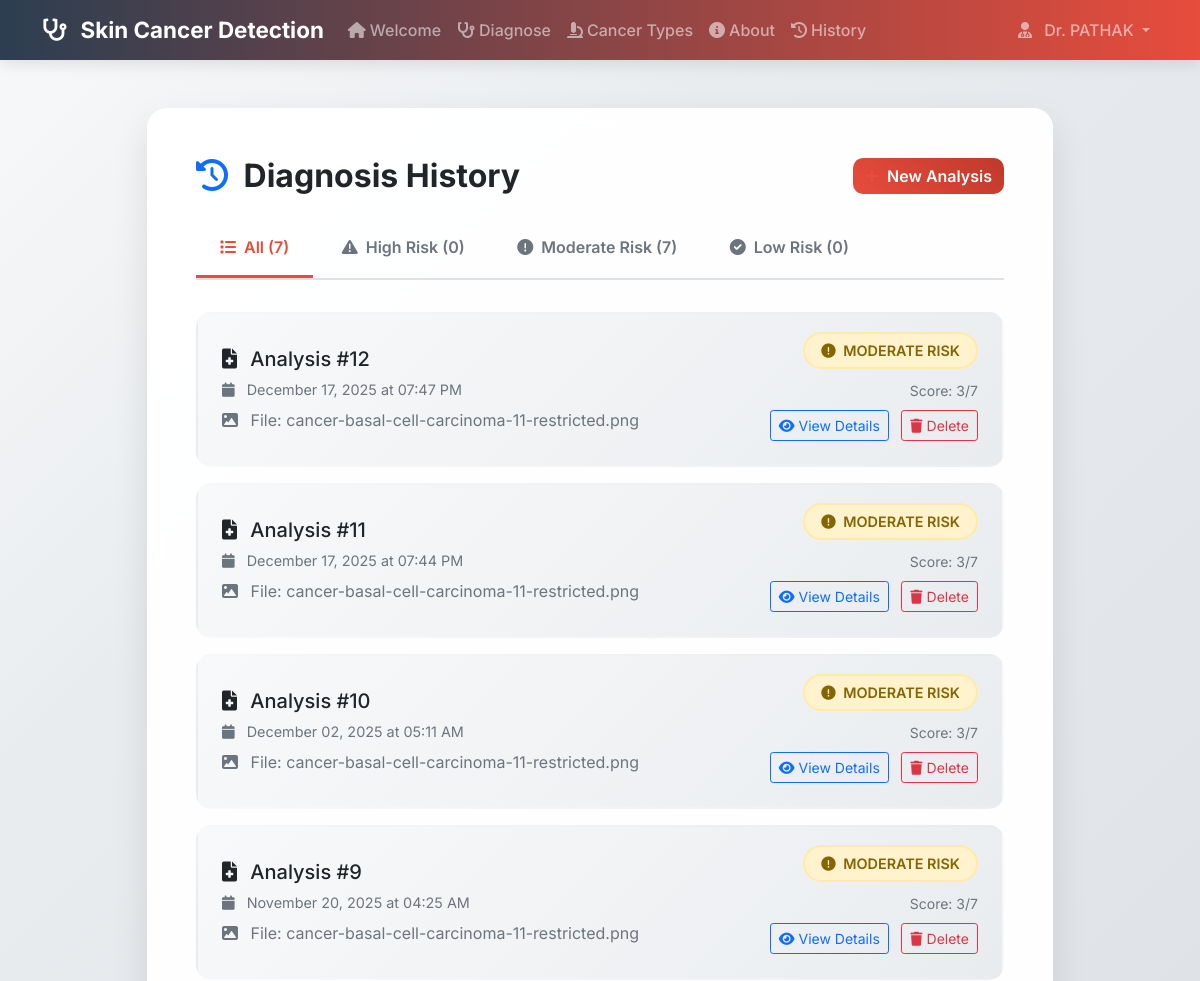
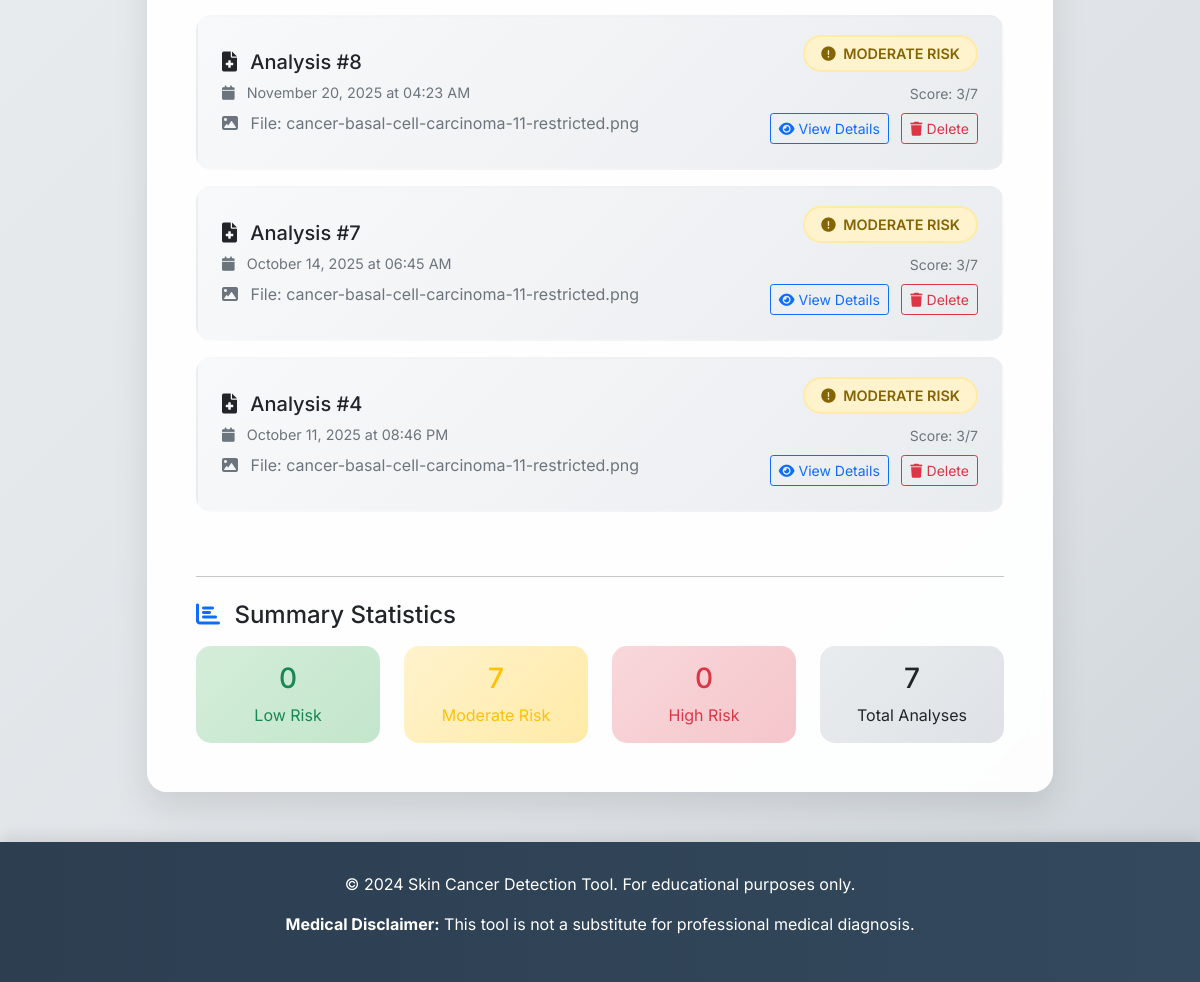
The page /history (signed in) on the database its author committed (2 pictures, top to bottom).
### app.py (models this page shows, shortened)
class User(UserMixin, db.Model):
    id = db.Column(db.Integer, primary_key=True)
    username = db.Column(db.String(80), unique=True, nullable=False)
    email = db.Column(db.String(120), unique=True, nullable=False)
    password_hash = db.Column(db.String(128), nullable=False)
    created_at = db.Column(db.DateTime, default=datetime.utcnow)

class AnalysisHistory(db.Model):
    id = db.Column(db.Integer, primary_key=True)
    user_id = db.Column(db.Integer, db.ForeignKey('user.id'), nullable=False)
    filename = db.Column(db.String(255), nullable=False)
    risk_level = db.Column(db.String(50), nullable=False)
    risk_score = db.Column(db.Integer, nullable=False)
    analysis_date = db.Column(db.DateTime, default=datetime.utcnow)
    user = db.relationship('User', backref=db.backref('analyses', lazy=True))

### app.py (the view)
@app.route('/history')
@login_required
def history():
    analyses = AnalysisHistory.query.filter_by(user_id=current_user.id).order_by(AnalysisHistory.analysis_date.desc()).all()
    return render_template('history.html', analyses=analyses)

### app.py (called while the page is built)
@login_manager.user_loader
def load_user(user_id):
    return User.query.get(int(user_id))

### Template/history.html (shortened to what this page needs)
{% extends "base.html" %}
{% block content %}
<div class="container-fluid">
    <div class="row justify-content-center">
        <div class="col-lg-10">
            <div class="history-card p-5 page-enter">
                <div class="d-flex justify-content-between align-items-center mb-4">
                    <h2 class="fw-bold mb-0">
                        <i class="fas fa-history text-primary me-2"></i>
                        Diagnosis History
                    </h2>
                    <div>
                        <a href="{{ url_for('diagnose') }}" class="btn btn-primary">
                            <i class="fas fa-plus me-2"></i>New Analysis
                        </a>
                    </div>
                </div>
                <div class="filter-tabs">
                    <button class="filter-tab active" onclick="filterAnalyses('all')">
                        <i class="fas fa-list me-2"></i>All ({{ analyses|length }})
                    </button>
                    <button class="filter-tab" onclick="filterAnalyses('HIGH')">
                        <i class="fas fa-exclamation-triangle me-2"></i>High Risk ({{ analyses|selectattr('risk_level', 'equalto', 'HIGH')|list|length }})
                    </button>
                    <button class="filter-tab" onclick="filterAnalyses('MODERATE')">
                        <i class="fas fa-exclamation-circle me-2"></i>Moderate Risk ({{ analyses|selectattr('risk_level', 'equalto', 'MODERATE')|list|length }})
                    </button>
                    <button class="filter-tab" onclick="filterAnalyses('LOW')">
                        <i class="fas fa-check-circle me-2"></i>Low Risk ({{ analyses|selectattr('risk_level', 'equalto', 'LOW')|list|length }})
                    </button>
                </div>
                {% if analyses %}
                <div id="analyses-container">
                    {% for analysis in analyses %}
                    <div class="analysis-item page-enter-delay" data-risk="{{ analysis.risk_level }}">
                        <div class="row align-items-center">
                            <div class="col-md-8">
                                <h5 class="mb-2">
                                    <i class="fas fa-file-medical me-2"></i>
                                    Analysis #{{ analysis.id }}
                                </h5>
                                <p class="analysis-date mb-2">
                                    <i class="fas fa-calendar me-2"></i>
                                    {{ analysis.analysis_date.strftime('%B %d, %Y at %I:%M %p') }}
                                </p>
                                <p class="text-muted mb-0">
                                    <i class="fas fa-image me-2"></i>
                                    File: {{ analysis.filename.split('_', 1)[1] if '_' in analysis.filename else analysis.filename }}
                                </p>
                            </div>
                            <div class="col-md-4 text-end">
                                <div class="mb-3">
                                    <span class="risk-badge risk-{{ analysis.risk_level }}">
                                        {% if analysis.risk_level == 'HIGH' %}
                                            <i class="fas fa-exclamation-triangle me-1"></i>
                                        {% elif analysis.risk_level == 'MODERATE' %}
                                            <i class="fas fa-exclamation-circle me-1"></i>
                                        {% else %}
                                            <i class="fas fa-check-circle me-1"></i>
                                        {% endif %}
                                        {{ analysis.risk_level }} RISK
                                    </span>
                                </div>
                                <div class="text-muted">
                                    <small>Score: {{ analysis.risk_score }}/7</small>
                                </div>
                                <div class="mt-2">
                                    <button class="btn btn-outline-primary btn-sm me-2" onclick="viewAnalysis('{{ analysis.id }}')">
                                        <i class="fas fa-eye me-1"></i>View Details
                                    </button>
                                    <button class="btn btn-outline-danger btn-sm" onclick="deleteAnalysis('{{ analysis.id }}')">
                                        <i class="fas fa-trash me-1"></i>Delete
                                    </button>
                                </div>
                            </div>
                        </div>
                    </div>
                    {% endfor %}
                </div>
                {% endif %}
                {% if analyses %}
                <div class="row mt-5">
                    <div class="col-12">
                        <hr class="mb-4">
                        <h4 class="mb-3">
                            <i class="fas fa-chart-bar text-primary me-2"></i>
                            Summary Statistics
                        </h4>
                        <div class="row g-4">
                            <div class="col-md-3">
                                <div class="text-center p-3" style="background: linear-gradient(135deg, #d4edda, #c3e6cb); border-radius: 15px;">
                                    <h3 class="text-success">{{ analyses|selectattr('risk_level', 'equalto', 'LOW')|list|length }}</h3>
                                    <p class="mb-0 text-success">Low Risk</p>
                                </div>
                            </div>
                            <div class="col-md-3">
                                <div class="text-center p-3" style="background: linear-gradient(135deg, #fff3cd, #ffeaa7); border-radius: 15px;">
                                    <h3 class="text-warning">{{ analyses|selectattr('risk_level', 'equalto', 'MODERATE')|list|length }}</h3>
                                    <p class="mb-0 text-warning">Moderate Risk</p>
                                </div>
                            </div>
                            <div class="col-md-3">
                                <div class="text-center p-3" style="background: linear-gradient(135deg, #f8d7da, #f5c6cb); border-radius: 15px;">
                                    <h3 class="text-danger">{{ analyses|selectattr('risk_level', 'equalto', 'HIGH')|list|length }}</h3>
                                    <p class="mb-0 text-danger">High Risk</p>
                                </div>
                            </div>
                            <div class="col-md-3">
                                <div class="text-center p-3" style="background: linear-gradient(135deg, #e9ecef, #dee2e6); border-radius: 15px;">
                                    <h3 class="text-dark">{{ analyses|length }}</h3>
                                    <p class="mb-0 text-dark">Total Analyses</p>
                                </div>
                            </div>
                        </div>
                    </div>
                </div>
                {% endif %}
            </div>
        </div>
    </div>
</div>
{% endblock %}

### Template/base.html (shortened to what this page needs)
<!DOCTYPE html>
<html lang="en">
<head>
    <link href="https://cdn.jsdelivr.net/npm/bootstrap@5.1.3/dist/css/bootstrap.min.css" rel="stylesheet">
    <link href="https://cdnjs.cloudflare.com/ajax/libs/font-awesome/6.0.0/css/all.min.css" rel="stylesheet">
    <link href="{{ url_for('static', filename='css/animations.css') }}" rel="stylesheet">
</head>
<body>
    <nav class="navbar navbar-expand-lg navbar-dark navbar-enhanced">
        <div class="container">
            <a class="navbar-brand" href="{% if current_user.is_authenticated %}{{ url_for('welcome') }}{% else %}{{ url_for('login') }}{% endif %}">
                <i class="fas fa-stethoscope me-2 stethoscope-animated"></i>
                <span class="d-none d-md-inline">Skin Cancer Detection</span>
            </a>
            <div class="collapse navbar-collapse" id="navbarNav">
                {% if current_user.is_authenticated %}
                <ul class="navbar-nav me-auto">
                    <li class="nav-item">
                        <a class="nav-link nav-link-enhanced" href="{{ url_for('welcome') }}">
                            <i class="fas fa-home me-1 medical-icon-animated"></i>Welcome
                        </a>
                    </li>
                    <li class="nav-item">
                        <a class="nav-link nav-link-enhanced" href="{{ url_for('diagnose') }}">
                            <i class="fas fa-stethoscope me-1 medical-icon-animated"></i>Diagnose
                        </a>
                    </li>
                    <li class="nav-item">
                        <a class="nav-link nav-link-enhanced" href="{{ url_for('cancer_types') }}">
                            <i class="fas fa-microscope me-1 medical-icon-animated"></i>Cancer Types
                        </a>
                    </li>
                    <li class="nav-item">
                        <a class="nav-link nav-link-enhanced" href="{{ url_for('about') }}">
                            <i class="fas fa-info-circle me-1 medical-icon-animated"></i>About
                        </a>
                    </li>
                    <li class="nav-item">
                        <a class="nav-link nav-link-enhanced" href="{{ url_for('history') }}">
                            <i class="fas fa-history me-1 medical-icon-animated"></i>History
                        </a>
                    </li>
                </ul>
                <ul class="navbar-nav">
                    <li class="nav-item dropdown">
                        <a class="nav-link dropdown-toggle" href="#" id="navbarDropdown" role="button" data-bs-toggle="dropdown">
                            <i class="fas fa-user-md me-2"></i>
                            <span class="d-none d-md-inline">Dr. {{ current_user.username }}</span>
                        </a>
                    </li>
                </ul>
                {% endif %}
            </div>
        </div>
    </nav>
    <div class="container my-5">
        {% block content %}{% endblock %}
    </div>
    <footer class="footer">
        <div class="container">
            <p>&copy; 2024 Skin Cancer Detection Tool. For educational purposes only.</p>
            <p><strong>Medical Disclaimer:</strong> This tool is not a substitute for professional medical diagnosis.</p>
        </div>
    </footer>
</body>
</html>

### static/css/animations.css (style rules this page uses)
.navbar-enhanced { backdrop-filter: blur(10px); background: linear-gradient(90deg, rgba(44, 62, 80, 0.95) 0%, rgba(231, 76, 60, 0.95) 100%) !important; }
.nav-link-enhanced { position: relative; transition: all 0.3s ease; }
.nav-link-enhanced::after { content: ''; position: absolute; bottom: -5px; left: 50%; width: 0; height: 2px; background: rgba(255, 255, 255, 0.8); transition: all 0.3s ease; transform: translateX(-50%); }
.medical-icon-animated { transition: all 0.3s ease; display: inline-block; }
.medical-cross-animated { animation: medicalCross 4s ease-in-out infinite; color: var(--medical-primary); }
.stethoscope-animated { animation: stethoscope 2s ease-in-out infinite; transform-origin: center bottom; }
.page-enter { animation: fadeInUp 0.6s ease-out; }
.page-enter-delay { animation: fadeInUp 0.6s ease-out 0.2s both; }
.page-enter-delay-2 { animation: fadeInUp 0.6s ease-out 0.4s both; }

### Template/base.html (style rules this page uses)
:root { --bg-primary: linear-gradient(135deg, #f8f9fa 0%, #e9ecef 25%, #dee2e6 75%, #ced4da 100%); --bg-secondary: rgba(255, 255, 255, 0.95); --text-primary: #212529; --text-secondary: #6c757d; --text-contrast: #ffffff; --border-color: rgba(0, 0, 0, 0.125); --shadow-color: rgba(0, 0, 0, 0.15); }
body { background: var(--bg-primary); min-height: 100vh; font-family: 'Inter', 'Segoe UI', Tahoma, Geneva, Verdana, sans-serif; position: relative; overflow-x: hidden; color: var(--text-primary); transition: all 0.3s ease; }
:root { --medical-primary: #e74c3c; --medical-secondary: #3498db; --medical-success: #27ae60; --medical-warning: #f39c12; --medical-danger: #e74c3c; --medical-light: #ecf0f1; --medical-dark: #2c3e50; }
.navbar-brand { font-weight: 700; font-size: 1.4rem; color: #fff !important; }
.navbar { background: linear-gradient(90deg, var(--medical-dark) 0%, var(--medical-primary) 100%) !important; box-shadow: 0 4px 15px rgba(0,0,0,0.1); }
.btn-primary { background: linear-gradient(45deg, var(--medical-primary), #c0392b); border: none; border-radius: 10px; font-weight: 600; transition: all 0.3s ease; }
.nav-link { font-weight: 500; transition: all 0.3s ease; }
.footer { background: linear-gradient(90deg, var(--medical-dark) 0%, #34495e 100%); color: white; text-align: center; padding: 30px 0; margin-top: 50px; box-shadow: 0 -4px 15px rgba(0,0,0,0.1); }
.text-muted { color: var(--text-secondary) !important; }
.navbar .dropdown { position: relative; z-index: 9999 !important; }
.navbar { z-index: 9998 !important; position: relative; }
.dropdown-toggle::after { border-top: 0.3em solid; border-right: 0.3em solid transparent; border-bottom: 0; border-left: 0.3em solid transparent; }

### Template/history.html (style rules this page uses)
.history-card { background: rgba(255, 255, 255, 0.95); backdrop-filter: blur(10px); border-radius: 20px; box-shadow: 0 15px 35px rgba(0, 0, 0, 0.1); border: 1px solid rgba(255, 255, 255, 0.2); }
.analysis-item { background: linear-gradient(135deg, #f8f9fa, #e9ecef); border-radius: 15px; padding: 1.5rem; margin-bottom: 1rem; transition: all 0.3s ease; border: 2px solid transparent; }
.risk-badge { font-size: 0.9rem; padding: 0.5rem 1rem; border-radius: 20px; font-weight: 600; }
.risk-MODERATE { background: #fff3cd; color: #856404; border: 2px solid #ffeaa7; }
.analysis-date { font-size: 0.9rem; color: #6c757d; }
.filter-tabs { border-bottom: 2px solid #dee2e6; margin-bottom: 2rem; }
.filter-tab { background: none; border: none; padding: 1rem 1.5rem; font-weight: 600; color: #6c757d; border-bottom: 3px solid transparent; transition: all 0.3s ease; }
.filter-tab.active { color: #e74c3c; border-bottom-color: #e74c3c; }

### rows shown on the page
User: username "PATHAK"
AnalysisHistory: id "12", analysis_date "December 17, 2025 at 07:47 PM", filename "cancer-basal-cell-carcinoma-11-restricted.png", risk_level "MODERATE", risk_score "3"
AnalysisHistory: id "11", analysis_date "December 17, 2025 at 07:44 PM", filename "cancer-basal-cell-carcinoma-11-restricted.png", risk_level "MODERATE", risk_score "3"
AnalysisHistory: id "10", analysis_date "December 02, 2025 at 05:11 AM", filename "cancer-basal-cell-carcinoma-11-restricted.png", risk_level "MODERATE", risk_score "3"
AnalysisHistory: id "9", analysis_date "November 20, 2025 at 04:25 AM", filename "cancer-basal-cell-carcinoma-11-restricted.png", risk_level "MODERATE", risk_score "3"
AnalysisHistory: id "8", analysis_date "November 20, 2025 at 04:23 AM", filename "cancer-basal-cell-carcinoma-11-restricted.png", risk_level "MODERATE", risk_score "3"
AnalysisHistory: id "7", analysis_date "October 14, 2025 at 06:45 AM", filename "cancer-basal-cell-carcinoma-11-restricted.png", risk_level "MODERATE", risk_score "3"
AnalysisHistory: id "4", analysis_date "October 11, 2025 at 08:46 PM", filename "cancer-basal-cell-carcinoma-11-restricted.png", risk_level "MODERATE", risk_score "3"

### other values the page prints
{{ analyses|length }} "7"
{{ analyses|selectattr('risk_level', 'equalto', 'HIGH')|list|length }} "0"
{{ analyses|selectattr('risk_level', 'equalto', 'MODERATE')|list|length }} "7"
{{ analyses|selectattr('risk_level', 'equalto', 'LOW')|list|length }} "0"
